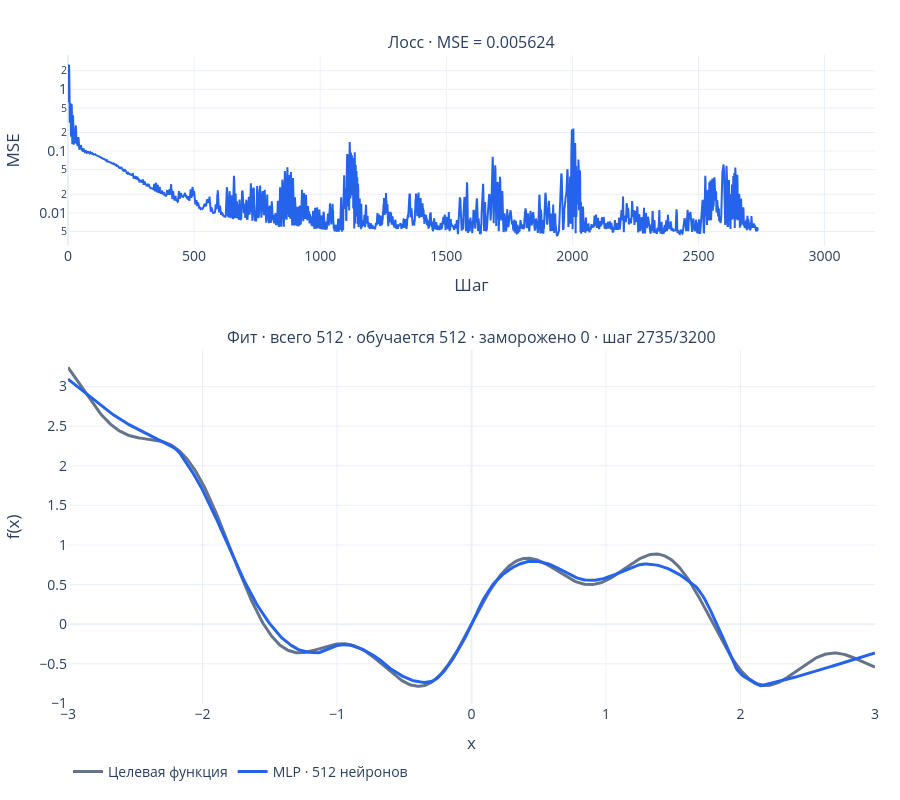

Notebook cell for this chart:
### Code cell
kink_experiment = KinkAwareExperiment(config, training_config)
await train_live(kink_experiment, target_fps=target_fps)

### Figure 1 — Plotly figure (JSON) as saved in the notebook; plotly's stock layout.template omitted (floating-point values rounded to 4 significant figures; data arrays with more than 128 entries replaced by an {"elided": "..."} marker saying what was removed)
{"data": [{"line": {"color": "#2563eb", "width": 2}, "mode": "lines", "name": "MSE", "showlegend": false, "type": "scatter", "x": {"elided": "2736 int values"}, "xaxis": "x", "y": {"elided": "2736 float values"}, "yaxis": "y"}, {"line": {"color": "#64748b", "width": 3}, "mode": "lines", "name": "Целевая функция", "type": "scatter", "x": {"elided": "601 float values"}, "xaxis": "x2", "y": {"elided": "601 float values"}, "yaxis": "y2"}, {"line": {"color": "#2563eb", "width": 3}, "mode": "lines", "name": "MLP · 512 нейронов", "type": "scatter", "x": {"elided": "601 float values"}, "xaxis": "x2", "y": {"elided": "601 float values"}, "yaxis": "y2"}], "layout": {"annotations": [{"font": {"size": 16}, "showarrow": false, "text": "Лосс · MSE = 0.005624", "x": 0.5, "xanchor": "center", "xref": "paper", "y": 1, "yanchor": "bottom", "yref": "paper"}, {"font": {"size": 16}, "showarrow": false, "text": "Фит · всего 512 · обучается 512 · заморожено 0 · шаг 2735/3200", "x": 0.5, "xanchor": "center", "xref": "paper", "y": 0.546, "yanchor": "bottom", "yref": "paper"}], "autosize": true, "font": {"size": 14}, "height": 800, "legend": {"orientation": "h", "x": 0, "y": -0.08}, "margin": {"b": 65, "l": 65, "r": 25, "t": 55}, "xaxis": {"anchor": "y", "autorange": false, "domain": [0, 1], "range": [0, 3200], "title": {"text": "Шаг"}}, "xaxis2": {"anchor": "y2", "autorange": false, "domain": [0, 1], "range": [-3, 3], "title": {"text": "x"}, "type": "linear"}, "yaxis": {"anchor": "x", "domain": [0.706, 1], "title": {"text": "MSE"}, "type": "log"}, "yaxis2": {"anchor": "x2", "domain": [0, 0.546], "title": {"text": "f(x)"}, "type": "linear"}}}
